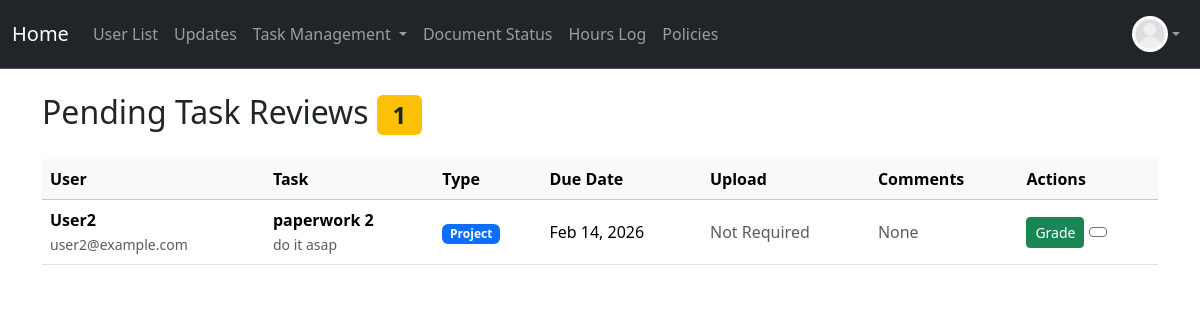
The app's page /pending/tasks (signed in), older data.
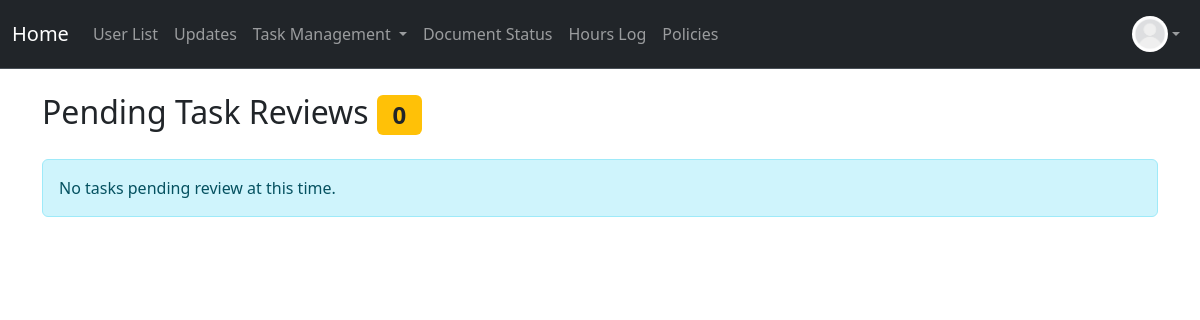
The same page, newer data.
### project/models.py (models this page shows, shortened)
class User(db.Model, UserMixin):
    __tablename__ = 'users'
    id: Mapped[int] = mapped_column(primary_key=True)
    name: Mapped[str] = mapped_column()
    email: Mapped[str] = mapped_column(unique=True)
    address: Mapped[str] = mapped_column(default="None Provided")
    password_hash: Mapped[str] = mapped_column(db.String(128))
    date_created: Mapped[datetime] = mapped_column(DateTime, server_default=func.now())
    total_hours: Mapped[float] = mapped_column(default=0.0)
    picture: Mapped[str] = mapped_column(default="default.jpeg")
    role: Mapped[str] = mapped_column(default="user")  # "user", "volunteer", " intern", "board"
    hours: Mapped[List["Hours"]] = relationship("Hours", back_populates="user", cascade="all, delete-orphan")
    documents: Mapped[List["Document"]] = relationship("Document", back_populates="user", cascade="all, delete-orphan")
    task_assignments: Mapped[List["TaskAssignment"]] = relationship(
        "TaskAssignment",
        back_populates="user",
        cascade="all, delete-orphan"
    )

class Task(db.Model):
    __tablename__ = 'tasks'
    id = db.Column(db.Integer, primary_key=True)
    title = db.Column(db.String(200), nullable=False)
    description = db.Column(db.Text, nullable=False)
    classification = db.Column(db.String(50), nullable=False)  # 'project' or 'reminder'
    assigned_role = db.Column(db.String(50), nullable=False)   # 'intern', 'volunteer', 'board', 'specific'
    created_by = db.Column(db.Integer, db.ForeignKey('users.id'), nullable=False)
    created_at = db.Column(db.DateTime, default=datetime.utcnow)
    created_by_user = db.relationship('User', foreign_keys=[created_by], backref='created_tasks', lazy=True)
    assignments: Mapped[List["TaskAssignment"]] = relationship(
        "TaskAssignment",
        back_populates="task",
        cascade="all, delete-orphan"
    )

class TaskAssignment(db.Model):
    __tablename__ = 'task_assignments'
    id: Mapped[int] = mapped_column(primary_key=True)
    task_id: Mapped[int] = mapped_column(db.ForeignKey('tasks.id'), name="fk_taskassign_task_id")
    user_id: Mapped[int] = mapped_column(db.ForeignKey('users.id'), name="fk_taskassign_user_id")
    due_date: Mapped[datetime] = mapped_column(DateTime, nullable=False)
    status: Mapped[str] = mapped_column(default="pending")
    upload: Mapped[bool] = mapped_column(default=False)
    filename: Mapped[str] = mapped_column(nullable=True)
    score: Mapped[float] = mapped_column(nullable=True)
    comments: Mapped[str] = mapped_column(default="")
    task: Mapped["Task"] = relationship("Task", back_populates="assignments")
    user: Mapped["User"] = relationship("User", back_populates="task_assignments")

### app.py (the view)
@app.route('/pending/tasks', methods=['GET'])
@login_required
@permission_required('board')
def pending_tasks():
    pending_assignments = TaskAssignment.query.filter_by(status="done").all()
    return render_template('pending_tasks.html', assignments=pending_assignments)

### app.py (called while the page is built)
@app.context_processor
def inject_now():
    return {
        'now': datetime.now,
        'today': date.today
    }

### project/models.py (called while the page is built)
@login_manager.user_loader
def load_user(user_id):
    return User.query.get(user_id)

### project/templates/pending_tasks.html (shortened to what the changed rows need)
{% extends "base.html" %}
{% block content %}
<div class="container mt-4">
    <div class="row">
        <div class="col-12">
            <h2 class="mb-4">
                 Pending Task Reviews
                <span class="badge bg-warning text-dark">{{ assignments|length }}</span>
            </h2>
            {% if assignments %}
                <div class="table-responsive">
                    <table class="table table-hover">
                        <thead class="table-light">
                            <tr>
                                <th>User</th>
                                <th>Task</th>
                                <th>Type</th>
                                <th>Due Date</th>
                                <th>Upload</th>
                                <th>Comments</th>
                                <th>Actions</th>
                            </tr>
                        </thead>
                        <tbody>
                            {% for assignment in assignments %}
                                {% set task = assignment.task %}
                                {% set user = assignment.user %}
                                <tr>
                                    <td>
                                        <strong>{{ user.name }}</strong><br>
                                        <small class="text-muted">{{ user.email }}</small>
                                    </td>
                                    <td>
                                        <strong>{{ task.title }}</strong><br>
                                        <small class="text-muted">{{ task.description[:50] }}{% if task.description|length > 50 %}...{% endif %}</small>
                                    </td>
                                    <td>
                                        <span class="badge {% if task.classification == 'project' %}bg-primary{% else %}bg-info{% endif %}">
                                            {{ task.classification|title }}
                                        </span>
                                    </td>
                                    <td>
                                        {{ assignment.due_date.strftime('%b %d, %Y') }}
                                    </td>
                                    <td>
                                        {% if assignment.upload %}
                                            {% if assignment.filename %}
                                                <a href="{{ url_for('static', filename='uploads/' + assignment.filename) }}"
                                                   class="btn btn-sm btn-outline-primary" target="_blank">
                                                    <i class="fas fa-file-pdf"></i> View
                                                </a>
                                            {% else %}
                                                <span class="text-warning">
                                                    <i class="fas fa-exclamation-triangle"></i> Missing
                                                </span>
                                            {% endif %}
                                        {% else %}
                                            <span class="text-muted">Not Required</span>
                                        {% endif %}
                                    </td>
                                    <td>
                                        {% if assignment.comments %}
                                            <button type="button" class="btn btn-sm btn-outline-info"
                                                    data-bs-toggle="modal"
                                                    data-bs-target="#commentsModal{{ assignment.id }}">
                                                <i class="fas fa-comment"></i> View
                                            </button>
                                            <div class="modal fade" id="commentsModal{{ assignment.id }}" tabindex="-1">
                                                <div class="modal-dialog">
                                                    <div class="modal-content">
                                                        <div class="modal-header">
                                                            <h5 class="modal-title">Completion Comments</h5>
                                                            <button type="button" class="btn-close" data-bs-dismiss="modal"></button>
                                                        </div>
                                                        <div class="modal-body">
                                                            <p><strong>User:</strong> {{ user.name }}</p>
                                                            <p><strong>Task:</strong> {{ task.title }}</p>
                                                            <hr>
                                                            <p style="white-space: pre-line;">{{ assignment.comments }}</p>
                                                        </div>
                                                        <div class="modal-footer">
                                                            <button type="button" class="btn btn-secondary" data-bs-dismiss="modal">Close</button>
                                                        </div>
                                                    </div>
                                                </div>
                                            </div>
                                        {% else %}
                                            <span class="text-muted">None</span>
                                        {% endif %}
                                    </td>
                                    <td>
                                        <button type="button" class="btn btn-sm btn-success"
                                                data-bs-toggle="modal"
                                                data-bs-target="#gradeModal{{ assignment.id }}"
                                                title="Grade Task">
                                             Grade
                                        </button>
                                        <a href="{{ url_for('view_task', assignment_id=assignment.id) }}"
                                           class="btn btn-sm btn-outline-secondary" title="View Details">
                                        </a>
                                    </td>
                                </tr>
                            {% endfor %}
                        </tbody>
                    </table>
                </div>
            {% else %}
                <div class="alert alert-info">
                     No tasks pending review at this time.
                </div>
            {% endif %}
        </div>
    </div>
</div>
{% endblock %}

Row changes from the older to the newer data that the page shows:
no longer on this page (row edited): TaskAssignment: due_date "Feb 14, 2026", upload "Not Required", comments "None"
no longer on this page (row unchanged): User: name "User2", email "user2@example.com"
no longer on this page (row unchanged): Task: title "paperwork 2", description "do it asap", classification "Project"
Text that changed along with them:
{{ assignments|length }}: "1" → "0"
text no longer shown: "User Task Type Due Date Upload Comments Actions"
text now shown: "No tasks pending review at this time."
